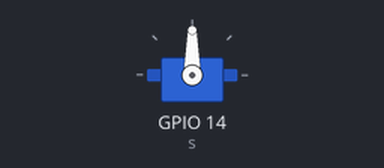
Bench run of a program on a simulated Raspberry Pi (BCM pin numbers). Parts: servo. Servo angles are drawn from the pulse width (0.5 ms = 0°, 2.5 ms = 180°); what the program prints to the terminal is not drawn.

Above: at 0.05 s.
At 1.5 s:
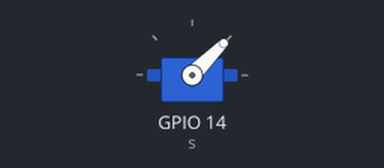
At 3.0 s:
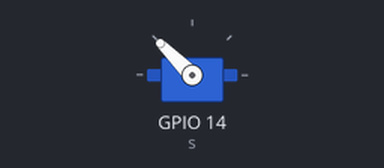
Timing chart, 0 to 6.9 s (numbered marks = the images above):
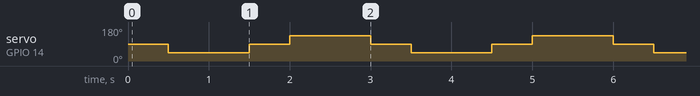

Measured:
- by itself, servo on GPIO 14 (s): repeats every 3.0 s: 90° 0.50 s, 135° 1.0 s, 90° 0.50 s, 45° 1.0 s

The program:

ex01.py
```python
from gpiozero import Servo
from time import sleep

s = Servo(14)

while 1:
    s.mid()
    print("중간")
    sleep(0.5)

    s.min()
    print("최소")
    sleep(1)

    s.mid()
    print("중간")
    sleep(0.5)

    s.max()
    print("최대")
    sleep(1)
```
